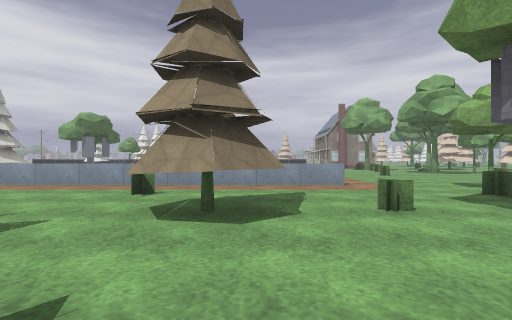
View 1 (above)

17 first-person views from a walk through a 3-D level made in the Godot game engine. The camera is 1.4 m above the floor, looks level and sees 85° across. Doors that lead somewhere are drawn open, without their leaves. The floor is counted in squares, 2 m on a side. Each view is taken from the middle of a square. On the plan, view 1 faces up. The plan holds only what a view shows up to about 9 squares ahead; the rest is blank. The place goes on beyond the plan. Surface patterns are stand-ins for the level's own textures.

View 2
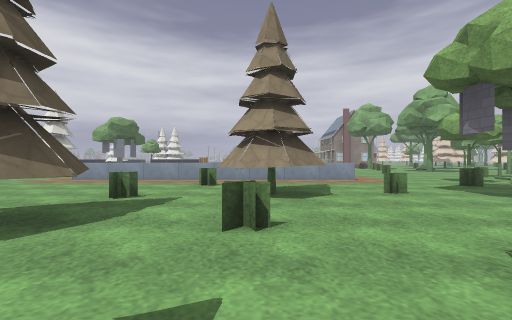

View 3
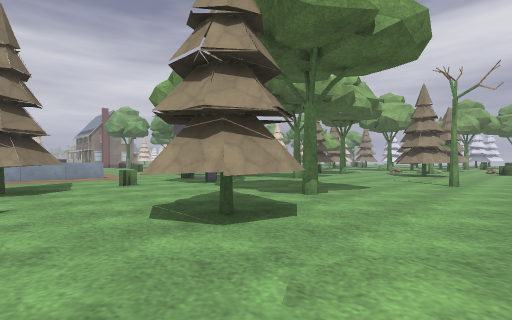

View 4
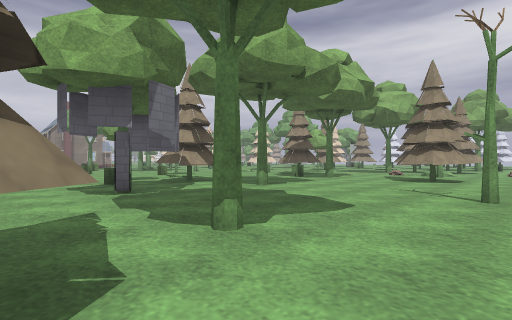

View 5
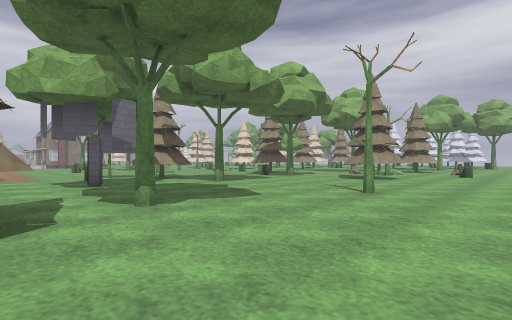

View 6
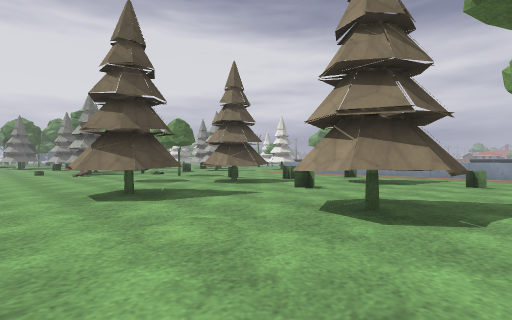

View 7
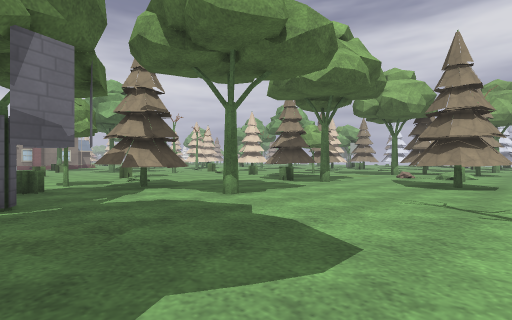

View 8
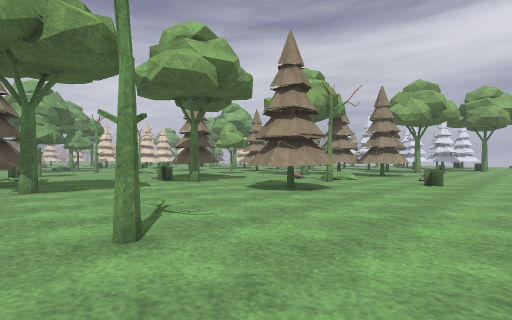

View 9
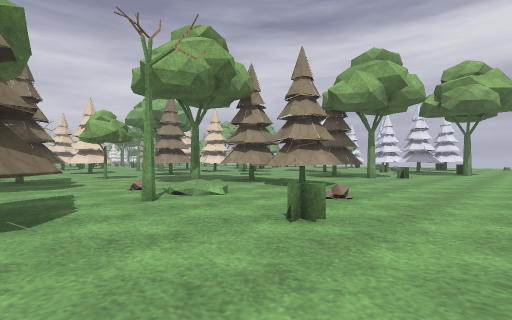

View 10
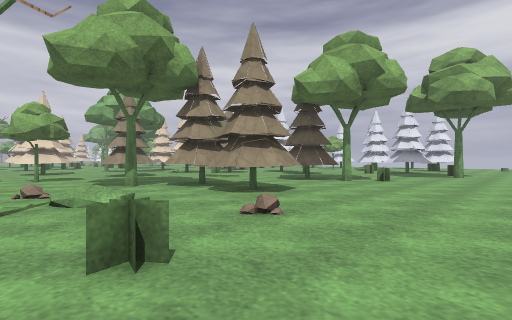

View 11
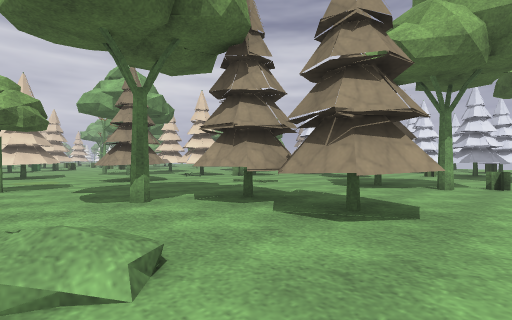

View 12
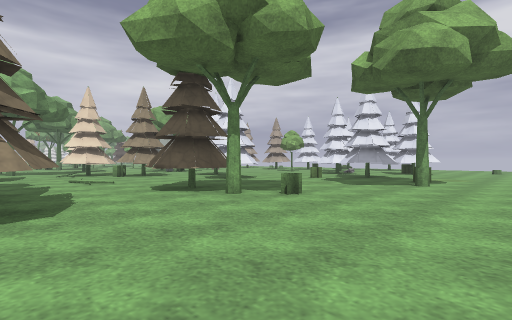

View 13
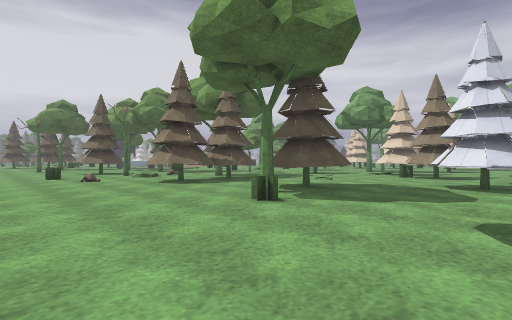

View 14
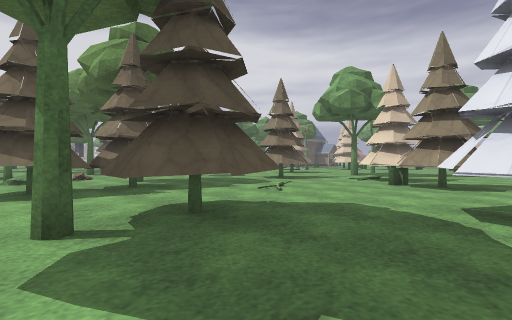

View 15
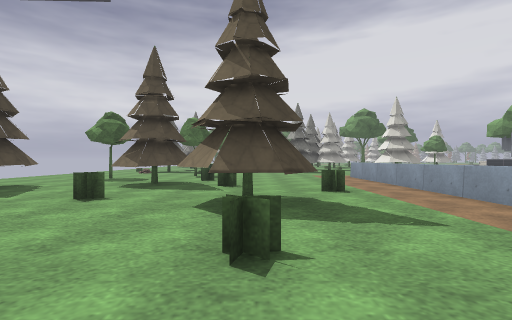

View 16
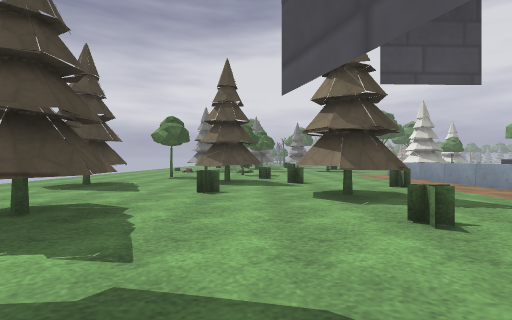

View 17
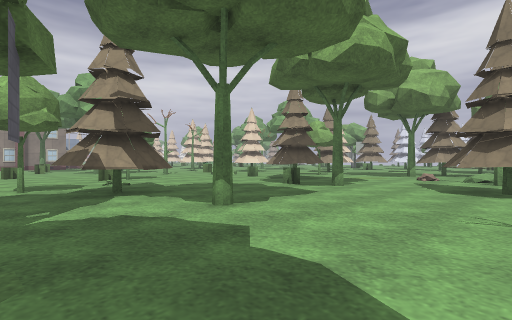

### Floor plan
Key: @ floor where view 1 was taken; # wall or solid block; x gap in a wall; . floor; / step, stairs or slope; = window, fence, low wall or low ledge.
Columns run from 5 left of view 1 to 28 right of it. Each row starts with its distance up from view 1.
 10            ..                 ..
  9           ...=        ..     #..
  8 ========. .....       ..#   ###
  7 ................     ...##....##.
  6 ...=......=#  ..   #x............
  5 ..........=###.... #......./.....
  4 ....##.=.........=..........=..##
  3 .=..##...#...#.........## .....###
  2  #......................##..##....
  1  #..=...................##..##....
  0 .....@##.........##x#//.##..##....
 -1 ......##.#.......##.....##...#=...
 -2 .###..##.....#....................
 -3 . ##.................=............
 -4 ..................................
 -5 ..................................

Where each view was taken, in squares from view 1:
view 1: 0 up, 0 right, facing up
view 2: 2 down, 1 left, facing up
view 3: 4 down, 1 left, facing up-right
view 4: 3 down, 2 right, facing up-right
view 5: 5 down, 2 right, facing up-right
view 6: 5 down, 3 right, facing up-left
view 7: 2 down, 4 right, facing up-right
view 8: 5 down, 7 right, facing up-right
view 9: 5 down, 13 right, facing up-right
view 10: 5 down, 15 right, facing up-right
view 11: 2 down, 16 right, facing up-right
view 12: 5 down, 20 right, facing up-right
view 13: 5 down, 28 right, facing up-left
view 14: 1 down, 27 right, facing up-left
view 15: 4 up, 4 right, facing left
view 16: 2 up, 5 right, facing left
view 17: 1 down, 5 right, facing up-right
